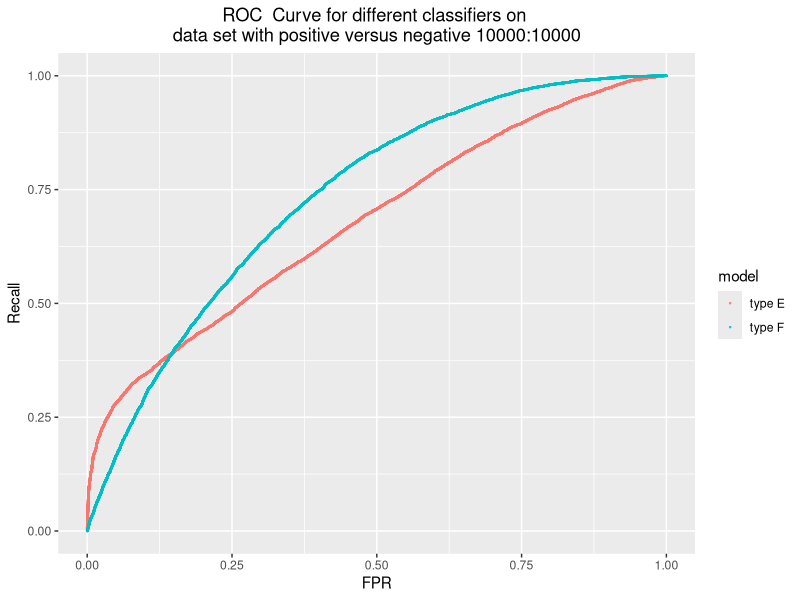
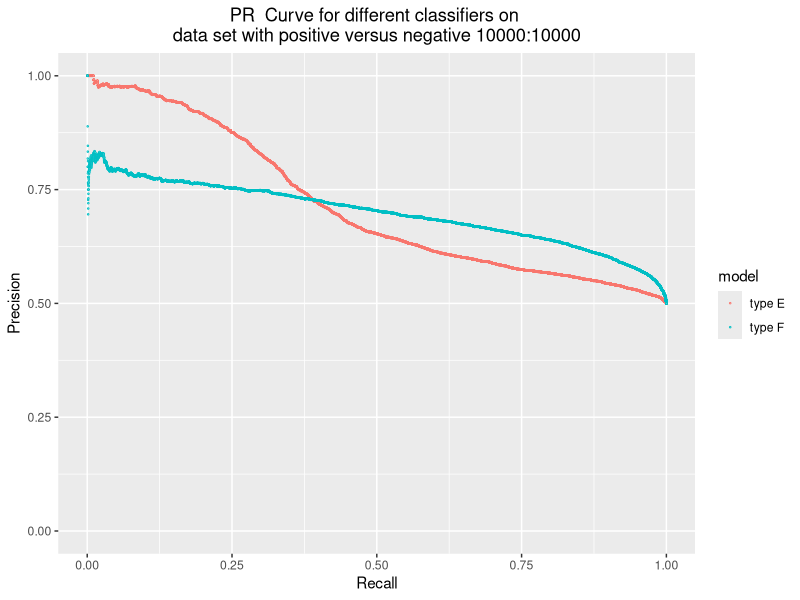
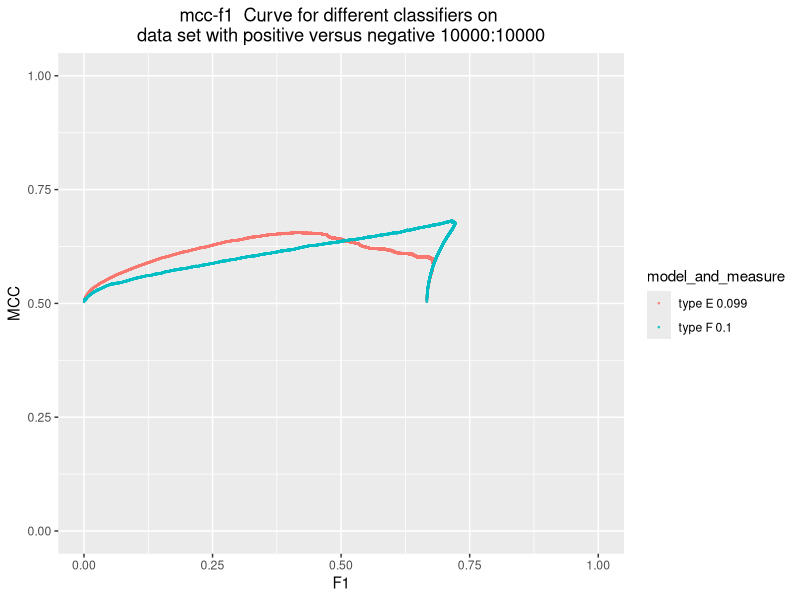
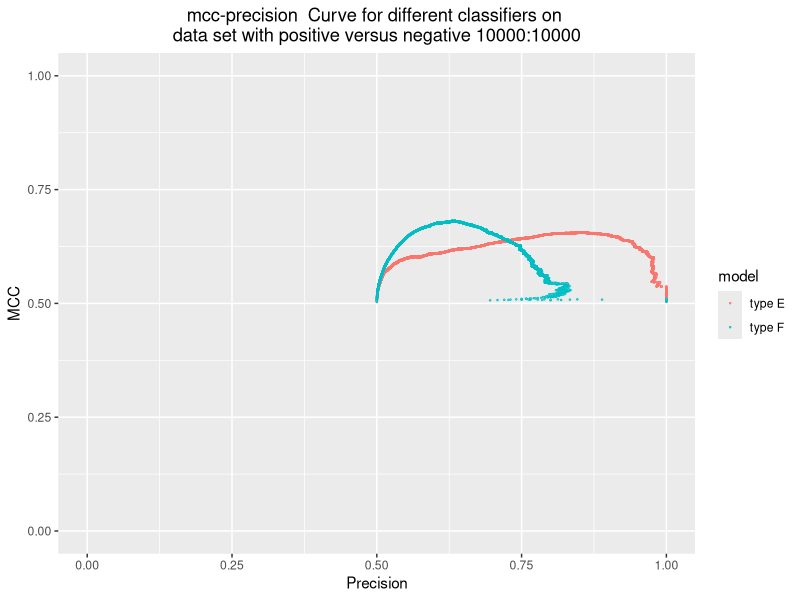
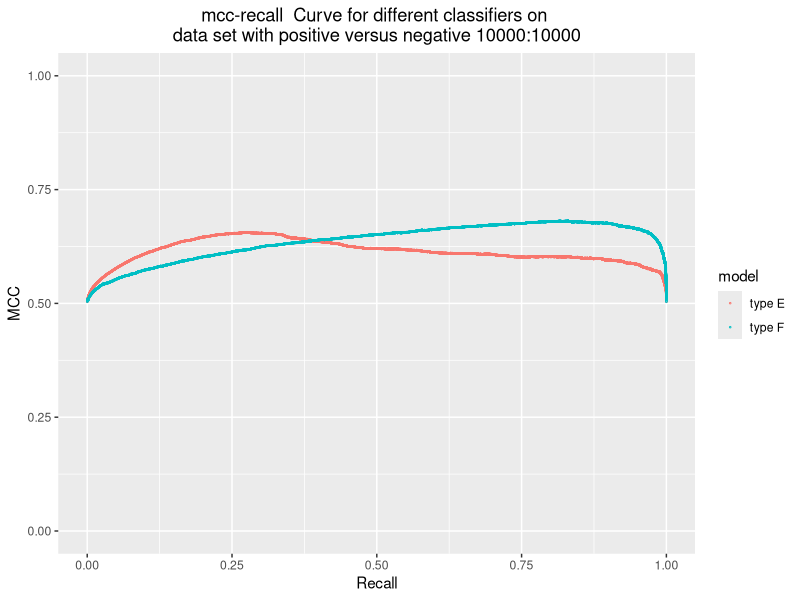

Write R code to recreate these figures, in order. (Note: this script raises an error after producing the figures.)
## ---- chunk 1
positive_num = 10000
negative_num = 10000
real_value = c(rep(1, positive_num), rep(0, negative_num))
# A and B have different distributions for real positives 
# classifier E:
predicted_value_E = c(rbeta(3000, 12, 2), rbeta(7000, 3, 4), rbeta(negative_num, 2, 3))
# classifier F:
predicted_value_F = c(rbeta(positive_num, 4, 3), rbeta(negative_num, 2, 3))
# perfect classifier
predicted_value_perfect = c(rep(1, 5000), rep(0, 5000))
# random classifier
predicted_value_random = c(runif(10000, 0, 1))
# C and D have different distributions for real negatives 
predicted_value_C = c(rbeta(positive_num, 8, 3), rbeta(2500, 1, 7), rbeta(2500,4, 4))
predicted_value_D = c(rbeta(positive_num, 8, 3), rbeta(2500,3.5,4.5), rbeta(2500,3, 5))


## ---- chunk 2
library(ROCR)
library(ggplot2)

classification_result <- function (real, prediction){
  
pred <- prediction(prediction, real)
perf <- performance(pred, measure = "tpr", x.measure = "fpr")

# FPR
fpr <- attr(perf, "x.values")[[1]]
# PR curve
perf <- performance(pred, measure = "prec", x.measure = "rec")
# precision
precision <- attr(perf, "y.values")[[1]]
# recall
recall <- attr(perf, "x.values")[[1]]
# mcc-f1
perf <- performance(pred, measure = "mat", x.measure = "f")
# mcc
mcc <- attr(perf, "y.values")[[1]]
# normalised mcc: [-1, 1] to [0, 1]
mcc.nor <- (mcc + 1)/2
# f score
f <- attr(perf, "x.values")[[1]]   
# auc
auc <- round(attr(performance(pred, "auc"), "y.values")[[1]], 2)


# measure(metric) of mcc-f1: auc*(1-d)

# get the last f score
f.cp = 2/(2+(length(real[real==0])/length(real[real==1])))
f.cp <- max(f[f < f.cp], na.rm = T)
# get the largest f score
f.max = max(f, na.rm = T)

x_lower <- sort(f[c(1: (match(f.max, f)-1))], decreasing = F, na.last = F)
x_lower[1] <- 0
x_higher <- sort(f[c(1: match(f.max, f))], decreasing = F)

# find corresponding mcc.nor
y_higher.index <- match(x_higher, f)
y_higher <- mcc.nor[y_higher.index]
y_lower <- c(0.5,y_higher)
y_lower <- y_lower[-length(y_lower)]

# auc1
auc1 <- sum(0.5*(x_higher - x_lower) *(y_lower + y_higher))

x1 <- sort(f[c(match(f.max, f):length(f))], decreasing = F)
x1_lower <- x1[c(1: length(x1)-1)]
x1_higher <- x1[c(2: length(x1))]
y1_higher.index <- match(f.max, f) -1 + match(x1_higher, f[c(match(f.max, f):length(f))])

y1_higher <- mcc.nor[y1_higher.index]
# auc2
auc2 <- sum((x1_higher-x1_lower)*y1_higher)

# auc of mcc-f1
mcc_auc <- auc1 - f.cp*0.5 -auc2
# smallest distance to (1, 1)
distance <- sqrt(((1-mcc.nor)^2+(1-f)^2))
min_distance <- min(distance, na.rm = T)
# mcc-f1 measure
mcc_measure <- sqrt(2)*mcc_auc*(sqrt(2)-min_distance)
# round the number to three decimal place
mcc_measure <- round(mcc_measure, 3)


output <-cbind.data.frame(fpr, precision, recall, mcc.nor, f, auc, mcc_measure)
  return(output)
}

fpr_index = 1
precision_index = 2
recall_index = 3
mcc.nor_index = 4
f_score_index = 5
auc_index = 6
mcc_measure_index = 7

## ---- chunk 3
# real is the real value(vector); 
# prediction is the predictions of classifiers(dataset with multiple columns and each column stands for the prediction under a classifier)
# metric_index is a two-element vector. the first element is the index of the metric that should be x axis, and the second element is the index of the metric that should be on y axis
# model_name is a vector of the name of of the models
# type_of_curve is a string. e.g "ROC"
# x_axis is a string that is the label for x axis
# y_axis is a string that is the label for y axis
# positive_vs_negative is the proportion of positive cases versus negative cases
classification_plot <- function(real, prediction, metric_index, model_name, type_of_curve, x_axis, y_axis, positive_vs_negative){
  num_of_classifiers = ncol(prediction)
  list_of_metrics = list()
  num = 1
  while (num <= num_of_classifiers){
    metrics <- classification_result(real, prediction[, num])
    list_of_metrics[[length(list_of_metrics) + 1]] <- metrics
    num = num + 1
  }
  
  
  
  # we don't have auc metric
  if (length(metric_index) == 2){
  x_value <- c()
  y_value <- c()
  length_of_metrics <- c()
  num = 1
  while (num <= num_of_classifiers){
    x_value <- c(x_value, list_of_metrics[[num]][, metric_index[1]])
    y_value <- c(y_value, list_of_metrics[[num]][, metric_index[2]])
    length_of_metrics <- c(length_of_metrics, length(list_of_metrics[[num]][, metric_index[1]]))
    num = num + 1

  }
  df <- data.frame(X = x_value, Y= y_value, model = rep(model_name, times = length_of_metrics))


  ggplot(df, aes(x=X, y=Y, group = model, color = model, ymin=0, ymax=1, xmin=0, xmax=1 )) + geom_point(size = 0.2, shape = 21, fill="white")+
  ggtitle(paste(type_of_curve, " Curve for different classifiers on \ndata set with positive versus negative" , positive_vs_negative)) +
  theme(plot.title=element_text(hjust=0.5))+ labs(x=x_axis, y=y_axis)

}


  # we have auc metric
 else if (length(metric_index) == 3){
  x_value <- c()
  y_value <- c()
  auc_metric <- c()
  length_of_metrics <- c()
  num = 1
  while (num <= num_of_classifiers){
    x_value <- c(x_value, list_of_metrics[[num]][, metric_index[1]])
    y_value <- c(y_value, list_of_metrics[[num]][, metric_index[2]])
    auc_metric <- c(auc_metric, list_of_metrics[[num]][,metric_index[3]])
    length_of_metrics <- c(length_of_metrics, length(list_of_metrics[[num]][, metric_index[1]]))
    num = num + 1

  }
  df <- data.frame(X = x_value, Y= y_value, measure = auc_metric, model = rep(model_name, times = length_of_metrics))
  df$model_and_measure <- paste(df$model, df$measure)


  ggplot(df, aes(x=X, y=Y, group = model_and_measure, color = model_and_measure,ymin=0, ymax=1, xmin=0, xmax=1 )) + geom_point(size = 0.2, shape = 21, fill="white")+
  ggtitle(paste(type_of_curve, " Curve for different classifiers on \ndata set with positive versus negative" , positive_vs_negative)) +
  theme(plot.title=element_text(hjust=0.5))+ labs(x=x_axis, y=y_axis)
    
  }
}




## ---- chunk 4
real = real_value
prediction = cbind(predicted_value_E, predicted_value_F)
model_name= c("type E", "type F")

# ROC 
classification_plot(real, prediction, c(fpr_index, recall_index), model_name, "ROC", "FPR", "Recall","10000:10000")
# PR
classification_plot(real, prediction, c(recall_index, precision_index), model_name,  "PR", "Recall", "Precision","10000:10000")
# mcc-f1
classification_plot(real, prediction, c(f_score_index, mcc.nor_index, mcc_measure_index), model_name,  "mcc-f1", "F1", "MCC", "10000:10000")
# mcc-precision
classification_plot(real, prediction, c(precision_index, mcc.nor_index), model_name, "mcc-precision", "Precision", "MCC", "10000:10000")
# mcc-recall
classification_plot(real, prediction, c(recall_index, mcc.nor_index), model_name, "mcc-recall", "Recall", "MCC", "10000:10000")
## ---- chunk 5
real = real_value
prediction = cbind(predicted_value_C, predicted_value_D, predicted_value_perfect, predicted_value_random)
model_name= c("type C", "type D", "perfect", "random")

# ROC 
classification_plot(real, prediction, c(fpr_index, recall_index, auc_index), model_name, "ROC", "FPR", "Recall","5000:5000")
# PR
classification_plot(real, prediction, c(recall_index, precision_index), model_name,  "PR", "Recall", "Precision","5000:5000")
# mcc-f1
classification_plot(real, prediction, c(f_score_index, mcc.nor_index, mcc_measure_index), model_name,  "mcc-f1", "F1", "MCC", "5000:5000")
# mcc-precision
classification_plot(real, prediction, c(precision_index, mcc.nor_index), model_name, "mcc-precision", "Precision", "MCC", "5000:5000")
# mcc-recall
classification_plot(real, prediction, c(recall_index, mcc.nor_index), model_name, "mcc-recall", "Recall", "MCC", "5000:5000")
## ---- chunk 6
real = c(rep(1, 1000), rep(0, 1000))
# 1, 2 and 3 have similar AUC
predicted_value_J = c(rbeta(2000, 10, 1.5), rbeta(3000, 2, 4), rbeta(negative_num, 2, 4))
predicted_value_K = c(rbeta(3000, 3.05, 3), rbeta(2000, 3, 4), rbeta(negative_num, 2, 4))
predicted_value_L = c(rbeta(3000, 3.05, 3), rbeta(2000, 3, 4), rbeta(2000, 1, 12), rbeta(3000, 4, 4.5))
predicted_value_J = c(rbeta(350, 15, 0.5), rbeta(650, 2.25, 4), rbeta(1000, 2, 4))
predicted_value_K = c(rbeta(400, 3.3, 3), rbeta(600, 3, 4), rbeta(1000, 2, 4))
predicted_value_L = c(rbeta(400, 3.3, 3), rbeta(600, 3, 4), rbeta(455, 1, 10), rbeta(545, 4, 4.5))
prediction = cbind(predicted_value_J, predicted_value_K, predicted_value_L)
model_name= c("type J", "type K", "type L")

# ROC 
classification_plot(real, prediction, c(fpr_index, recall_index, auc_index), model_name, "ROC", "FPR", "Recall","1000:1000")
# PR
classification_plot(real, prediction, c(recall_index, precision_index), model_name,  "PR", "Recall", "Precision","1000:1000")
# mcc-f1
classification_plot(real, prediction, c(f_score_index, mcc.nor_index, mcc_measure_index), model_name,  "mcc-f1", "F1", "MCC", "1000:1000")
